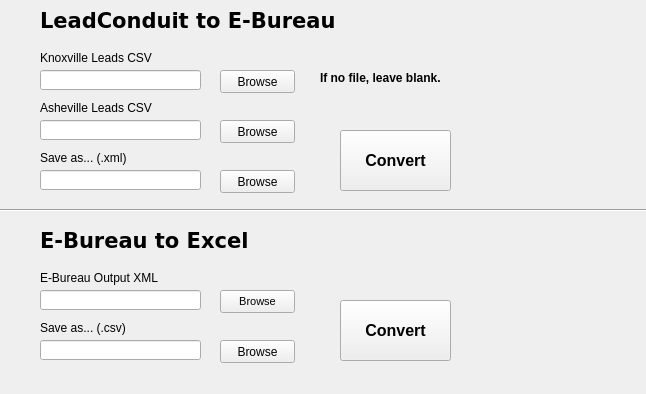
<?xml version="1.0" encoding="UTF-8"?>
<ui version="4.0">
 <class>MainWindow</class>
 <widget class="QMainWindow" name="MainWindow">
  <property name="geometry">
   <rect>
    <x>0</x>
    <y>0</y>
    <width>646</width>
    <height>394</height>
   </rect>
  </property>
  <property name="minimumSize">
   <size>
    <width>0</width>
    <height>0</height>
   </size>
  </property>
  <property name="maximumSize">
   <size>
    <width>16777215</width>
    <height>16777215</height>
   </size>
  </property>
  <property name="windowTitle">
   <string>South College Lead Conversions</string>
  </property>
  <property name="windowIcon">
   <iconset>
    <normaloff>whitelogo.png</normaloff>whitelogo.png</iconset>
  </property>
  <property name="unifiedTitleAndToolBarOnMac">
   <bool>false</bool>
  </property>
  <widget class="QWidget" name="centralWidget">
   <widget class="QLabel" name="label">
    <property name="geometry">
     <rect>
      <x>40</x>
      <y>0</y>
      <width>981</width>
      <height>41</height>
     </rect>
    </property>
    <property name="font">
     <font>
      <family>Verdana</family>
      <pointsize>16</pointsize>
      <weight>75</weight>
      <bold>true</bold>
     </font>
    </property>
    <property name="text">
     <string>LeadConduit to E-Bureau</string>
    </property>
   </widget>
   <widget class="QLabel" name="label_2">
    <property name="geometry">
     <rect>
      <x>40</x>
      <y>220</y>
      <width>911</width>
      <height>41</height>
     </rect>
    </property>
    <property name="font">
     <font>
      <family>Verdana</family>
      <pointsize>16</pointsize>
      <weight>75</weight>
      <bold>true</bold>
     </font>
    </property>
    <property name="text">
     <string>E-Bureau to Excel</string>
    </property>
   </widget>
   <widget class="QLineEdit" name="lineEdit">
    <property name="geometry">
     <rect>
      <x>40</x>
      <y>70</y>
      <width>161</width>
      <height>20</height>
     </rect>
    </property>
    <property name="text">
     <string/>
    </property>
   </widget>
   <widget class="QLineEdit" name="lineEdit_2">
    <property name="geometry">
     <rect>
      <x>40</x>
      <y>120</y>
      <width>161</width>
      <height>20</height>
     </rect>
    </property>
    <property name="text">
     <string/>
    </property>
   </widget>
   <widget class="QLineEdit" name="lineEdit_3">
    <property name="geometry">
     <rect>
      <x>40</x>
      <y>170</y>
      <width>161</width>
      <height>20</height>
     </rect>
    </property>
    <property name="text">
     <string/>
    </property>
   </widget>
   <widget class="QLabel" name="label_3">
    <property name="geometry">
     <rect>
      <x>40</x>
      <y>50</y>
      <width>251</width>
      <height>16</height>
     </rect>
    </property>
    <property name="text">
     <string>Knoxville Leads CSV</string>
    </property>
   </widget>
   <widget class="QLabel" name="label_4">
    <property name="geometry">
     <rect>
      <x>40</x>
      <y>100</y>
      <width>251</width>
      <height>16</height>
     </rect>
    </property>
    <property name="text">
     <string>Asheville Leads CSV</string>
    </property>
   </widget>
   <widget class="QLabel" name="label_5">
    <property name="geometry">
     <rect>
      <x>40</x>
      <y>150</y>
      <width>251</width>
      <height>16</height>
     </rect>
    </property>
    <property name="text">
     <string>Save as... (.xml)</string>
    </property>
   </widget>
   <widget class="QPushButton" name="pushButton">
    <property name="geometry">
     <rect>
      <x>220</x>
      <y>70</y>
      <width>75</width>
      <height>23</height>
     </rect>
    </property>
    <property name="text">
     <string>Browse</string>
    </property>
   </widget>
   <widget class="QPushButton" name="pushButton_2">
    <property name="geometry">
     <rect>
      <x>220</x>
      <y>120</y>
      <width>75</width>
      <height>23</height>
     </rect>
    </property>
    <property name="text">
     <string>Browse</string>
    </property>
   </widget>
   <widget class="QPushButton" name="pushButton_3">
    <property name="geometry">
     <rect>
      <x>220</x>
      <y>170</y>
      <width>75</width>
      <height>23</height>
     </rect>
    </property>
    <property name="text">
     <string>Browse</string>
    </property>
   </widget>
   <widget class="QPushButton" name="pushButton_4">
    <property name="geometry">
     <rect>
      <x>220</x>
      <y>290</y>
      <width>75</width>
      <height>23</height>
     </rect>
    </property>
    <property name="font">
     <font>
      <pointsize>8</pointsize>
      <weight>50</weight>
      <bold>false</bold>
     </font>
    </property>
    <property name="text">
     <string>Browse</string>
    </property>
   </widget>
   <widget class="Line" name="line">
    <property name="geometry">
     <rect>
      <x>0</x>
      <y>200</y>
      <width>651</width>
      <height>20</height>
     </rect>
    </property>
    <property name="orientation">
     <enum>Qt::Horizontal</enum>
    </property>
   </widget>
   <widget class="QLineEdit" name="lineEdit_4">
    <property name="geometry">
     <rect>
      <x>40</x>
      <y>290</y>
      <width>161</width>
      <height>20</height>
     </rect>
    </property>
    <property name="text">
     <string/>
    </property>
   </widget>
   <widget class="QPushButton" name="pushButton_5">
    <property name="geometry">
     <rect>
      <x>220</x>
      <y>340</y>
      <width>75</width>
      <height>23</height>
     </rect>
    </property>
    <property name="text">
     <string>Browse</string>
    </property>
   </widget>
   <widget class="QLineEdit" name="lineEdit_5">
    <property name="geometry">
     <rect>
      <x>40</x>
      <y>340</y>
      <width>161</width>
      <height>20</height>
     </rect>
    </property>
    <property name="text">
     <string/>
    </property>
   </widget>
   <widget class="QLabel" name="label_6">
    <property name="geometry">
     <rect>
      <x>40</x>
      <y>270</y>
      <width>161</width>
      <height>16</height>
     </rect>
    </property>
    <property name="text">
     <string>E-Bureau Output XML</string>
    </property>
   </widget>
   <widget class="QPushButton" name="pushButton_6">
    <property name="geometry">
     <rect>
      <x>340</x>
      <y>130</y>
      <width>111</width>
      <height>61</height>
     </rect>
    </property>
    <property name="font">
     <font>
      <pointsize>12</pointsize>
      <weight>75</weight>
      <bold>true</bold>
     </font>
    </property>
    <property name="text">
     <string>Convert</string>
    </property>
   </widget>
   <widget class="QLabel" name="label_7">
    <property name="geometry">
     <rect>
      <x>40</x>
      <y>320</y>
      <width>161</width>
      <height>16</height>
     </rect>
    </property>
    <property name="text">
     <string>Save as... (.csv)</string>
    </property>
   </widget>
   <widget class="QLabel" name="label_8">
    <property name="geometry">
     <rect>
      <x>320</x>
      <y>70</y>
      <width>651</width>
      <height>16</height>
     </rect>
    </property>
    <property name="font">
     <font>
      <weight>75</weight>
      <italic>false</italic>
      <bold>true</bold>
     </font>
    </property>
    <property name="text">
     <string>If no file, leave blank.</string>
    </property>
   </widget>
   <widget class="QPushButton" name="pushButton_7">
    <property name="geometry">
     <rect>
      <x>340</x>
      <y>300</y>
      <width>111</width>
      <height>61</height>
     </rect>
    </property>
    <property name="font">
     <font>
      <pointsize>12</pointsize>
      <weight>75</weight>
      <bold>true</bold>
     </font>
    </property>
    <property name="text">
     <string>Convert</string>
    </property>
   </widget>
   <widget class="QLabel" name="label_9">
    <property name="geometry">
     <rect>
      <x>300</x>
      <y>110</y>
      <width>341</width>
      <height>20</height>
     </rect>
    </property>
    <property name="text">
     <string/>
    </property>
   </widget>
   <widget class="QLabel" name="label_10">
    <property name="geometry">
     <rect>
      <x>300</x>
      <y>270</y>
      <width>341</width>
      <height>20</height>
     </rect>
    </property>
    <property name="text">
     <string/>
    </property>
   </widget>
  </widget>
 </widget>
 <layoutdefault spacing="6" margin="11"/>
 <tabstops>
  <tabstop>lineEdit</tabstop>
  <tabstop>lineEdit_2</tabstop>
  <tabstop>lineEdit_3</tabstop>
  <tabstop>pushButton</tabstop>
  <tabstop>pushButton_2</tabstop>
  <tabstop>pushButton_3</tabstop>
  <tabstop>pushButton_6</tabstop>
  <tabstop>lineEdit_4</tabstop>
  <tabstop>lineEdit_5</tabstop>
  <tabstop>pushButton_4</tabstop>
  <tabstop>pushButton_5</tabstop>
  <tabstop>pushButton_7</tabstop>
 </tabstops>
 <resources/>
 <connections/>
</ui>
